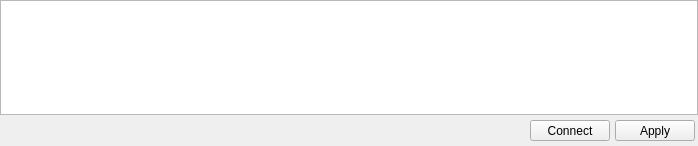
<?xml version="1.0" encoding="UTF-8"?>
<ui version="4.0">
 <class>dbForm</class>
 <widget class="QWidget" name="dbForm">
  <property name="geometry">
   <rect>
    <x>0</x>
    <y>0</y>
    <width>698</width>
    <height>146</height>
   </rect>
  </property>
  <property name="windowTitle">
   <string>Form</string>
  </property>
  <widget class="QTableView" name="tableView">
   <property name="geometry">
    <rect>
     <x>0</x>
     <y>0</y>
     <width>698</width>
     <height>115</height>
    </rect>
   </property>
   <property name="gridStyle">
    <enum>Qt::DotLine</enum>
   </property>
   <property name="wordWrap">
    <bool>false</bool>
   </property>
  </widget>
  <widget class="QPushButton" name="connectButton">
   <property name="geometry">
    <rect>
     <x>530</x>
     <y>120</y>
     <width>80</width>
     <height>21</height>
    </rect>
   </property>
   <property name="text">
    <string>Connect</string>
   </property>
  </widget>
  <widget class="QPushButton" name="applyButton">
   <property name="geometry">
    <rect>
     <x>615</x>
     <y>120</y>
     <width>80</width>
     <height>21</height>
    </rect>
   </property>
   <property name="text">
    <string>Apply</string>
   </property>
  </widget>
 </widget>
 <resources/>
 <connections/>
</ui>
